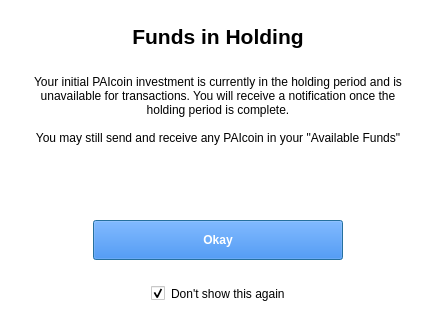
<?xml version="1.0" encoding="UTF-8"?>
<ui version="4.0">
 <class>FundsInHoldingDialog</class>
 <widget class="QDialog" name="FundsInHoldingDialog">
  <property name="geometry">
   <rect>
    <x>0</x>
    <y>0</y>
    <width>436</width>
    <height>334</height>
   </rect>
  </property>
  <property name="sizePolicy">
   <sizepolicy hsizetype="Preferred" vsizetype="Preferred">
    <horstretch>0</horstretch>
    <verstretch>0</verstretch>
   </sizepolicy>
  </property>
  <property name="contextMenuPolicy">
   <enum>Qt::NoContextMenu</enum>
  </property>
  <property name="windowTitle">
   <string>Dialog</string>
  </property>
  <property name="styleSheet">
   <string notr="true">background:#fff;
color:#000;</string>
  </property>
  <layout class="QGridLayout" name="gridLayout">
   <property name="leftMargin">
    <number>24</number>
   </property>
   <property name="topMargin">
    <number>24</number>
   </property>
   <property name="rightMargin">
    <number>24</number>
   </property>
   <property name="bottomMargin">
    <number>24</number>
   </property>
   <item row="0" column="0">
    <layout class="QVBoxLayout" name="verticalLayout">
     <property name="leftMargin">
      <number>0</number>
     </property>
     <property name="topMargin">
      <number>0</number>
     </property>
     <property name="rightMargin">
      <number>0</number>
     </property>
     <property name="bottomMargin">
      <number>9</number>
     </property>
     <item>
      <widget class="QLabel" name="titleLabel">
       <property name="font">
        <font>
         <pointsize>16</pointsize>
         <weight>75</weight>
         <bold>true</bold>
        </font>
       </property>
       <property name="styleSheet">
        <string notr="true">padding-bottom:20;
font-weight:600;</string>
       </property>
       <property name="text">
        <string>Funds in Holding</string>
       </property>
       <property name="alignment">
        <set>Qt::AlignCenter</set>
       </property>
      </widget>
     </item>
     <item>
      <widget class="QLabel" name="bodyLabel">
       <property name="layoutDirection">
        <enum>Qt::LeftToRight</enum>
       </property>
       <property name="text">
        <string>Your initial PAIcoin investment is currently in the holding period and is unavailable for transactions. You will receive a notification once the holding period is complete.

You may still send and receive any PAIcoin in your &quot;Available Funds&quot;</string>
       </property>
       <property name="alignment">
        <set>Qt::AlignCenter</set>
       </property>
       <property name="wordWrap">
        <bool>true</bool>
       </property>
      </widget>
     </item>
     <item>
      <spacer name="verticalSpacer">
       <property name="orientation">
        <enum>Qt::Vertical</enum>
       </property>
       <property name="sizeHint" stdset="0">
        <size>
         <width>20</width>
         <height>40</height>
        </size>
       </property>
      </spacer>
     </item>
     <item>
      <layout class="QHBoxLayout" name="horizontalLayout_3">
       <item>
        <spacer name="horizontalSpacer">
         <property name="orientation">
          <enum>Qt::Horizontal</enum>
         </property>
         <property name="sizeHint" stdset="0">
          <size>
           <width>40</width>
           <height>20</height>
          </size>
         </property>
        </spacer>
       </item>
       <item>
        <widget class="QPushButton" name="okayPushButton">
         <property name="minimumSize">
          <size>
           <width>250</width>
           <height>40</height>
          </size>
         </property>
         <property name="font">
          <font>
           <weight>75</weight>
           <bold>true</bold>
          </font>
         </property>
         <property name="styleSheet">
          <string notr="true">background:#1972ea;
color:#fff;</string>
         </property>
         <property name="text">
          <string>Okay</string>
         </property>
        </widget>
       </item>
       <item>
        <spacer name="horizontalSpacer_2">
         <property name="orientation">
          <enum>Qt::Horizontal</enum>
         </property>
         <property name="sizeHint" stdset="0">
          <size>
           <width>40</width>
           <height>20</height>
          </size>
         </property>
        </spacer>
       </item>
      </layout>
     </item>
     <item>
      <layout class="QHBoxLayout" name="horizontalLayout">
       <item>
        <spacer name="leftHorizontalSpacer">
         <property name="orientation">
          <enum>Qt::Horizontal</enum>
         </property>
         <property name="sizeHint" stdset="0">
          <size>
           <width>40</width>
           <height>20</height>
          </size>
         </property>
        </spacer>
       </item>
       <item>
        <widget class="QCheckBox" name="dontShowThisAgainCheckBox">
         <property name="styleSheet">
          <string notr="true">padding-top:20;</string>
         </property>
         <property name="text">
          <string>Don't show this again</string>
         </property>
         <property name="iconSize">
          <size>
           <width>17</width>
           <height>17</height>
          </size>
         </property>
         <property name="checked">
          <bool>true</bool>
         </property>
        </widget>
       </item>
       <item>
        <spacer name="rightHorizontalSpacer">
         <property name="orientation">
          <enum>Qt::Horizontal</enum>
         </property>
         <property name="sizeHint" stdset="0">
          <size>
           <width>40</width>
           <height>20</height>
          </size>
         </property>
        </spacer>
       </item>
      </layout>
     </item>
    </layout>
   </item>
  </layout>
 </widget>
 <resources/>
 <connections>
  <connection>
   <sender>okayPushButton</sender>
   <signal>clicked()</signal>
   <receiver>FundsInHoldingDialog</receiver>
   <slot>accept()</slot>
   <hints>
    <hint type="sourcelabel">
     <x>189</x>
     <y>297</y>
    </hint>
    <hint type="destinationlabel">
     <x>189</x>
     <y>199</y>
    </hint>
   </hints>
  </connection>
 </connections>
</ui>
